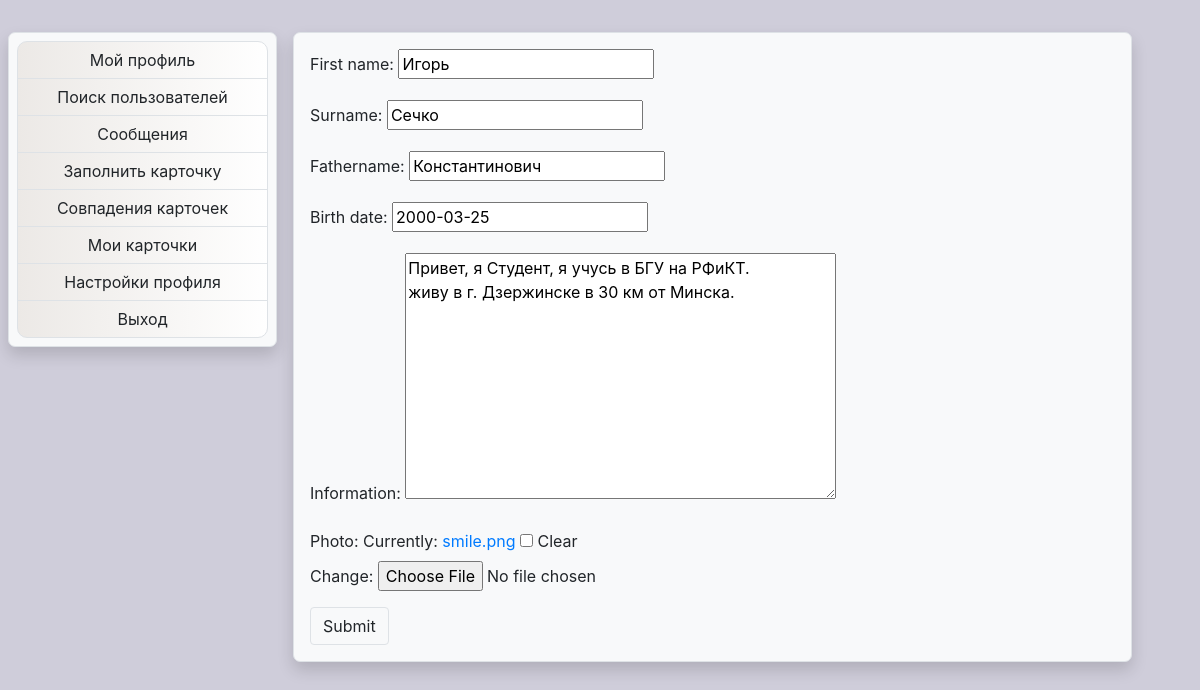
The app's page /settings (signed in) with its own data.
### relationfinder/models.py (models this page shows, shortened)
class UserExtension(models.Model):
    user = models.OneToOneField(
        User, null=True, blank=True, on_delete=models.CASCADE, related_name='userExtension')
    first_name = models.CharField(max_length=30, blank=True, null=True)
    surname = models.CharField(max_length=30, blank=True, null=True)
    fathername = models.CharField(max_length=30, blank=True, null=True)
    birth_date = models.DateField(
        auto_now=False, auto_now_add=False, blank=True, null=True)
    information = models.TextField(blank=True, null=True)
    photo = models.ImageField(blank=True, null=True,
                              default="def_profile_photo.png")

### relationfinder/views.py (the view, shortened to what this page needs)
# urls.py: path('settings', views.profilesettings, name='profilesettings'),
@login_required(login_url='login_or_register')
def profilesettings(request):
    userEx = request.user.userExtension
    form = UserExtensionEditForm(instance=userEx)
    return render(request, "relfinder/profile_settings.html", {'form': form})

### relationfinder/forms.py
class UserExtensionEditForm(forms.ModelForm):
    class Meta:
        model = UserExtension
        fields = [
            'first_name',
            'surname',
            'fathername',
            'birth_date',
            'information',
            'photo',
        ]

### relationfinder/templates/relfinder/profile_settings.html (shortened to what this page needs)
{% extends 'relfinder/profile_navigation.html' %}
{% block content1 %}
<div class="container bg-light rounded border shadow p-3">
    <form action="" method="POST" enctype="multipart/form-data">
        {{form.as_p}}
        <input type="submit" class="btn border" name="update" id=""></input>
    </form>
</div>
{% endblock content1 %}

### relationfinder/templates/relfinder/base.html (style rules this page uses)
body { position: sticky; width: 100%; height: 100%; background-color: rgb(207, 205, 218); background-repeat: no-repeat; background-size: cover; display: block; }

### relationfinder/templates/relfinder/profile_navigation.html (style rules this page uses)
.rounded { border-radius: 7px!important; }

### records on screen
UserExtension: first_name "Игорь", surname "Сечко", fathername "Константинович", birth_date "2000-03-25", information "Привет, я Студент, я учусь в БГУ на РФиКТ. живу в г. Дзержинске в 30 км от Минска."
